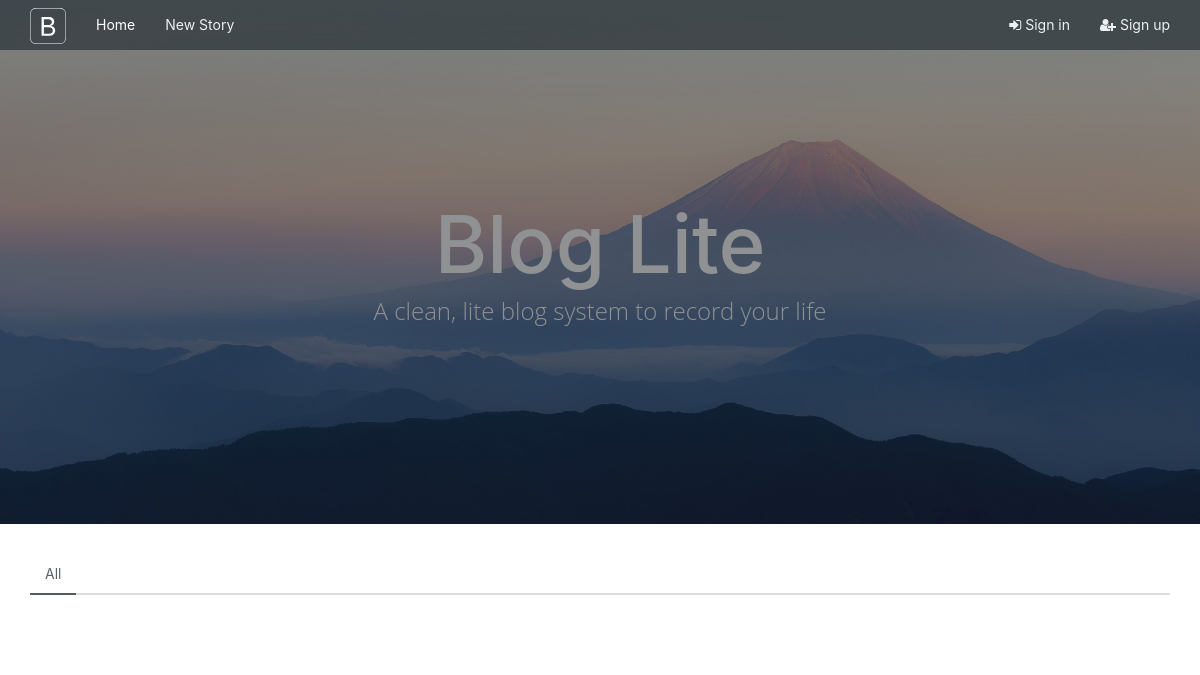
/, run on an earlier commit of the app's database.
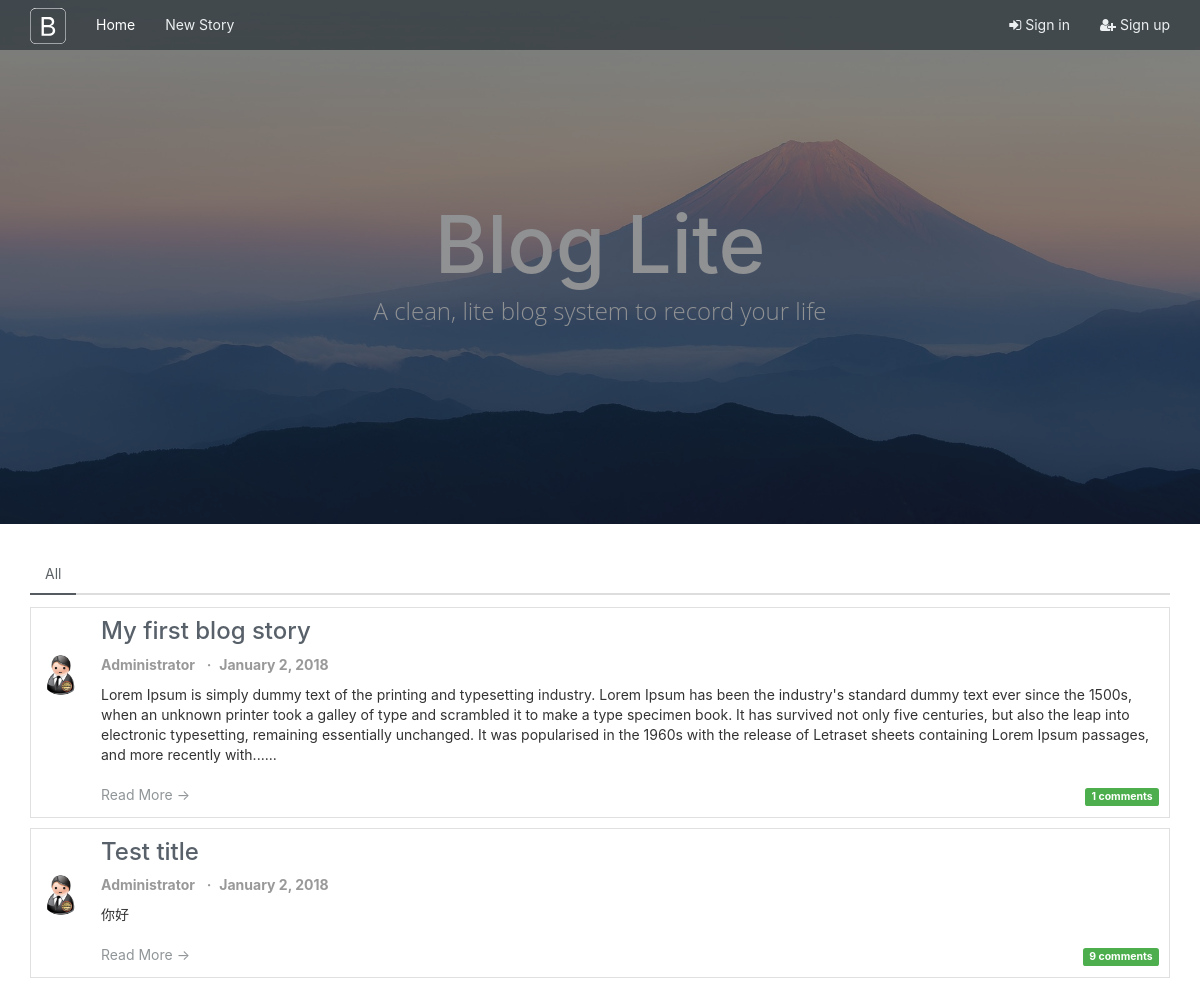
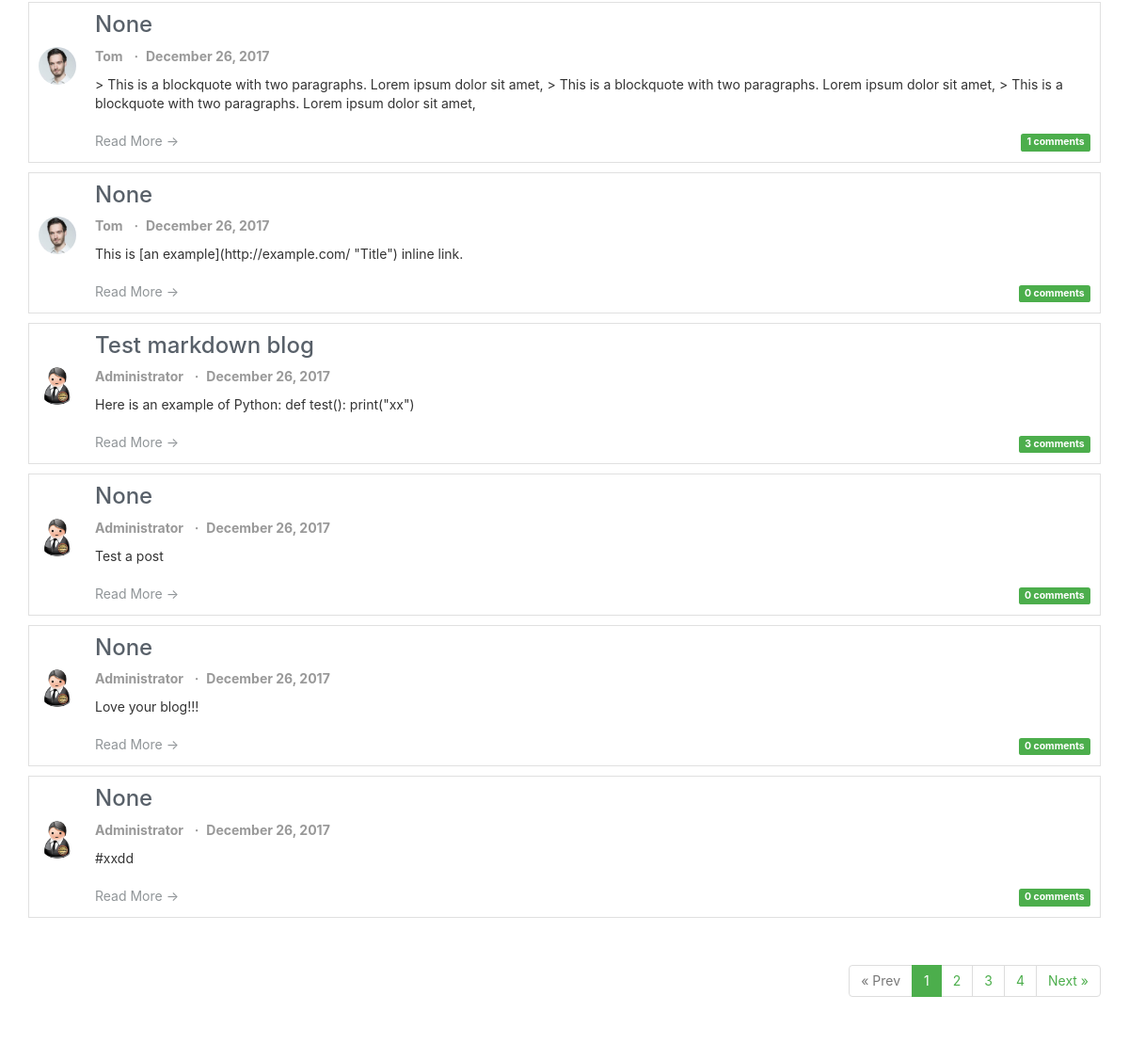
And on a later commit of the database (2 pictures, top to bottom).
### app/models.py (models this page shows, shortened)
class Post(db.Model):
    __tablename__ = "posts"
    id = db.Column(db.Integer, primary_key=True)
    title = db.Column(db.String(64))
    body = db.Column(db.Text)
    timestamp = db.Column(db.DateTime, index=True, default=datetime.utcnow)
    author_id = db.Column(db.Integer, db.ForeignKey("users.id"))
    body_html = db.Column(db.Text)
    comments = db.relationship("Comment", backref="post", lazy="dynamic")

class User(UserMixin, db.Model):
    __tablename__="users"
    id = db.Column(db.Integer, primary_key=True)
    email = db.Column(db.String(64), unique=True, index=True)
    username = db.Column(db.String(64),unique=True, index=True)
    location = db.Column(db.String(64))
    about_me = db.Column(db.Text())
    member_since = db.Column(db.DateTime(),default=datetime.utcnow)
    last_seen = db.Column(db.DateTime(),default=datetime.utcnow)
    password_hash = db.Column(db.String(128))
    confirmed= db.Column(db.Boolean, default=False)
    image_filename = db.Column(db.String, default="user/default.png", nullable=True)
    image_url = db.Column(db.String, nullable=True)
    role_id = db.Column(db.Integer, db.ForeignKey("roles.id"))
    posts = db.relationship("Post", backref="author", lazy="dynamic")
    comments = db.relationship("Comment", backref="author", lazy="dynamic")
    followed = db.relationship('Follow',
                               foreign_keys=[Follow.follower_id],
                               backref=db.backref('follower', lazy='joined'),
                               lazy='dynamic',
                               cascade='all, delete-orphan')
    followers = db.relationship('Follow',
                                foreign_keys=[Follow.followed_id],
                                backref=db.backref('followed', lazy='joined'),
                                lazy='dynamic',
                                cascade='all, delete-orphan')
    @property
    def password(self):
        raise AttributeError("Password is not a readable attribute")

### app/main/views.py (the view)
@main.route("/", methods=["GET","POST"])
def index():
    form = PostForm()
    page = request.args.get('page', 1, type=int)
    show_followed = False
    show_yours = False
    if current_user.is_authenticated:
        show_followed = bool(request.cookies.get('show_followed', ''))
        show_yours = bool(request.cookies.get('show_yours', ''))
    if show_followed:
        query = current_user.followed_posts
    elif show_yours:
        query = Post.query.filter_by(author=current_user)
    else:
        query = Post.query
    pagination = query.order_by(Post.timestamp.desc()).paginate(page, per_page=current_app.config['FLASKY_POSTS_PER_PAGE'], error_out=False)
    posts = pagination.items
    return render_template('index.html', form=form, posts=posts,show_followed=show_followed, pagination=pagination,show_yours=show_yours)

### app/auth/views.py (called while the page is built)
@auth.before_app_request
def before_request():
    if current_user.is_authenticated:
        current_user.ping()
        if not current_user.confirmed \
            and request.endpoint \
            and request.endpoint[:5] != 'auth.' \
            and request.endpoint != 'static':
            return redirect(url_for('auth.unconfirmed'))

### app/main/__init__.py (called while the page is built)
@main.app_context_processor
def inject_permissions():
    return dict(Permission=Permission)

### app/models.py (called while the page is built)
    def is_administrator(self):
        return False

### app/templates/index.html (shortened to what this page needs)
{% extends "base.html" %}
{% import "bootstrap/wtf.html" as wtf %}
{% import "_macros.html" as macros with context %}
{% block entire_content %}
<header class="masthead">
      <div class="overlay"></div>
      <div class="container">
        <div class="row">
            <div class="site-heading">
              <h1>Blog Lite</h1>
              <span class="subheading">A clean, lite blog system to record your life</span>
            </div>
        </div>
      </div>
</header>
{% endblock %}
{% block page_content %}
<div class="post-tabs">
    <ul class="nav nav-tabs">
        <li{% if not show_followed and not show_yours  %} class="active"{% endif %}><a href="{{ url_for('.show_all') }}">All</a></li>
    </ul>
    {% include '_posts.html' %}
</div>
{% if pagination %}
    <div class="pagination" >
        {{ macros.pagination_widget(pagination, 'main.index') }}
    </div>
{% endif %}
{% endblock %}

### app/templates/_posts.html (shortened to what this page needs)
 <ul class="posts">
        {% for post in posts %}
        <li {% if show_more != False %} class="post" {% else %} class="single post" {% endif %}>
            <h3 class="post-title"><a href="{{ url_for('main.post', id=post.id)}}" class="post-link">{{post.title}}</a></h3>
            <div class="post-thumbnail">
                <a href="{{ url_for('main.user', username=post.author.username) }}">
                    <img class="img-rounded profile-thumbnail" src="{{ post.author.image_url }}">
                </a>
            </div>
            <div class="post-content">
                <div class="post-author"><strong><a class="userLink" href="{{ url_for('main.user', username=post.author.username) }}">{{ post.author.username }}</a></strong>&nbsp;&nbsp;&nbsp;<strong style="color:#999">·</strong>&nbsp;</div>
                <div class="post-date"><strong> {{ moment(post.timestamp).format('LL') }}</strong> </div>
                <div {% if show_more != False %} class="post-body" {% else %} class="single post-body" {% endif %} >
                {% if show_more != False %}
                    {{ post.body | safe | striptags|truncate(length=500, killwords=False, end="......") }}
                {% else %}
                    {{ post.body | safe }}
                {% endif %}
                </div>
                <div class="post-footer">
                    {% if show_more != False %}
                        <a class="read-more" href="{{ url_for('main.post', id=post.id)}}">
                            Read More →
                        </a>
                    {% endif %}
                    <div class="post-footer-right">
                        <a class="post-comment" href ="{{ url_for('main.post', id=post.id)}}#comments">
                            <span class="label label-primary">{{post.comments.filter_by(disable=False).count()}} comments</span>
                        </a>
                    </div>
                </div>
            </div>
        </li>
        {% endfor %}
</ul>

What changed in the data, as far as the page shows it:
added Post: title "My first blog story", author.image_url (picture), author.username "Administrator", timestamp "January 2, 2018", body "Lorem Ipsum is simply dummy text of the printing and typesetting industry. Lorem Ipsum has been the industry's standard dummy text ever since the 1500s, when an unknown printer took a galley of type and scrambled it to make a type specimen book. It has survived not only five centuries, but also the leap into electronic typesetting, remaining essentially unchanged. It was popularised in the 1960s with the release of Letraset sheets containing Lorem Ipsum passages, and more recently with......", comments.filter_by "1"
added Post: title "Test title", author.image_url (picture), author.username "Administrator", timestamp "January 2, 2018", body "你好", comments.filter_by "9"
added Post: title "None", author.image_url (picture), author.username "Tom", timestamp "December 26, 2017", body "> This is a blockquote with two paragraphs. Lorem ipsum dolor sit amet, > This is a blockquote with two paragraphs. Lorem ipsum dolor sit amet, > This is a blockquote with two paragraphs. Lorem ipsum dolor sit amet,", comments.filter_by "1"
added Post: title "None", author.image_url (picture), author.username "Tom", timestamp "December 26, 2017", body "This is [an example](http://example.com/ \"Title\") inline link.", comments.filter_by "0"
added Post: title "Test markdown blog", author.image_url (picture), author.username "Administrator", timestamp "December 26, 2017", body "Here is an example of Python: def test(): print(\"xx\")", comments.filter_by "3"
added Post: title "None", author.image_url (picture), author.username "Administrator", timestamp "December 26, 2017", body "Test a post", comments.filter_by "0"
added Post: title "None", author.image_url (picture), author.username "Administrator", timestamp "December 26, 2017", body "Love your blog!!!", comments.filter_by "0"
added Post: title "None", author.image_url (picture), author.username "Administrator", timestamp "December 26, 2017", body "#xxdd", comments.filter_by "0"
Also different on the page:
text now shown: "« Prev Next »"
new list line: "1"
new list line: "2"
new list line: "3"
new list line: "4"
